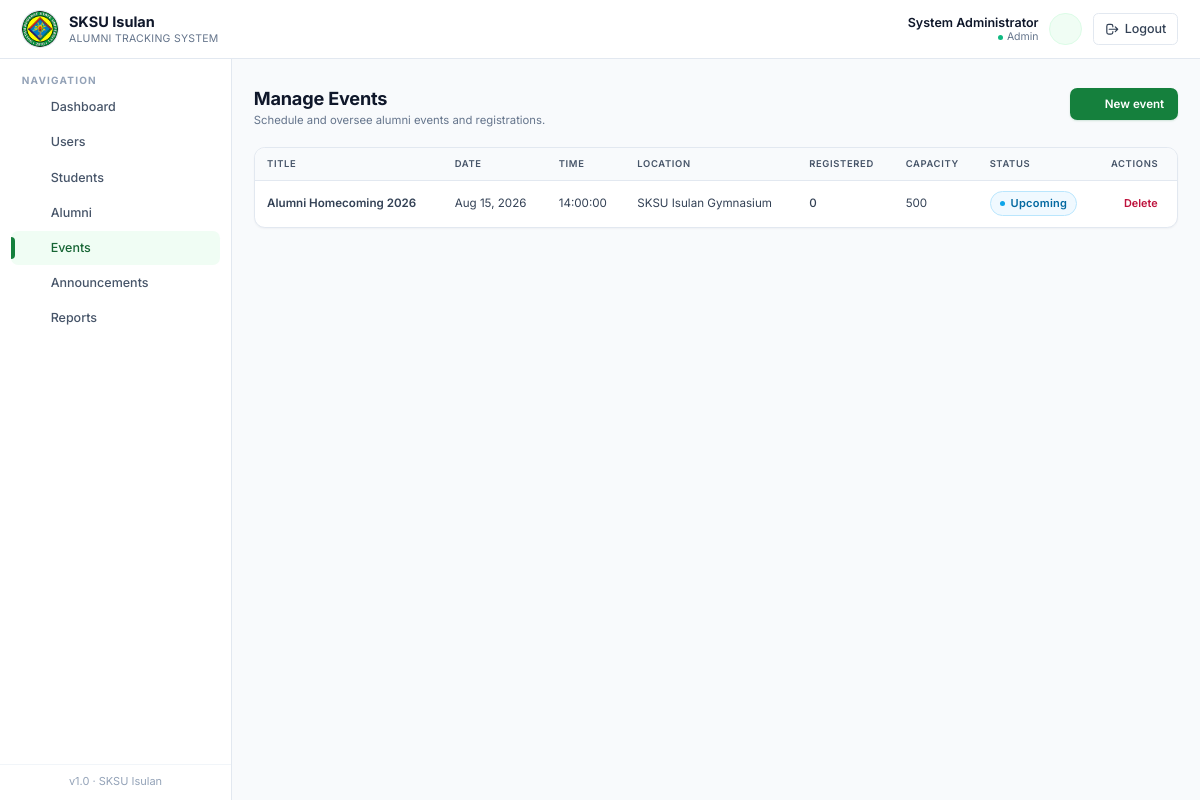
Page /pages/admin/events.php (signed in) on the committed database.
### tables this page shows
CREATE TABLE `events` (
  `id` int(11) NOT NULL,
  `title` varchar(150) NOT NULL,
  `description` text DEFAULT NULL,
  `event_date` date NOT NULL,
  `event_time` time NOT NULL,
  `location` varchar(150) DEFAULT NULL,
  `capacity` int(11) DEFAULT 0,
  `created_by` int(11) DEFAULT NULL,
  `status` enum('upcoming','ongoing','completed','cancelled') DEFAULT 'upcoming',
  `created_at` datetime DEFAULT current_timestamp()
);

### includes/db.php (called while the page is built, shortened)
<?php
function db_select($conn, $sql, $types = '', $params = []) {
    $stmt = mysqli_prepare($conn, $sql);
    mysqli_stmt_execute($stmt);
    $result = mysqli_stmt_get_result($stmt);
    $rows = [];
    while ($row = mysqli_fetch_assoc($result)) {
        $rows[] = $row;
    }
    return $rows;
}
function e($value) {
    return htmlspecialchars((string)$value, ENT_QUOTES, 'UTF-8');
}

### pages/admin/events.php (the view, shortened to what this page needs)
<?php
require_once __DIR__ . '/../../includes/auth.php';
require_once __DIR__ . '/../../includes/helpers.php';
$all_rows = db_select($conn, "SELECT e.*, (SELECT COUNT(*) FROM event_registrations er WHERE er.event_id=e.id) AS registered FROM events e ORDER BY e.id ASC");
$pg = paginate($all_rows, 10);
$rows = $pg['rows'];
include __DIR__ . '/../../templates/header.php';
include __DIR__ . '/../../templates/sidebar.php';
?>
<main class="flex-1 px-4 sm:px-6 py-8">
  <div class="page-head">
    <div>
      <h1>Manage Events</h1>
      <p class="subtitle">Schedule and oversee alumni events and registrations.</p>
    </div>
    <button type="button" class="btn-primary" data-modal-open="eventModal">
      <?= icon('plus','w-4 h-4') ?>
      New event
    </button>
  </div>
  <div class="table-wrap has-pagination overflow-x-auto">
    <table class="table-clean">
      <thead>
        <tr>
          <th class="pl-6">Title</th>
          <th>Date</th>
          <th>Time</th>
          <th>Location</th>
          <th>Registered</th>
          <th>Capacity</th>
          <th>Status</th>
          <th class="pr-6 text-right">Actions</th>
        </tr>
      </thead>
      <tbody>
        <?php foreach ($rows as $ev): ?>
          <tr>
            <td class="pl-6 font-semibold text-ink-900" data-label="Title"><?= e($ev['title']) ?></td>
            <td class="text-ink-700" data-label="Date"><?= fmt_date($ev['event_date']) ?></td>
            <td class="text-ink-600" data-label="Time"><?= e($ev['event_time']) ?></td>
            <td class="text-ink-600" data-label="Location"><?= e($ev['location']) ?></td>
            <td class="text-ink-700 font-medium" data-label="Registered"><?= (int)$ev['registered'] ?></td>
            <td class="text-ink-600" data-label="Capacity"><?= (int)$ev['capacity'] ?: '' ?></td>
            <td data-label="Status"><?= status_badge($ev['status']) ?></td>
            <td class="pr-6 text-right" data-label="Actions">
              <a href="<?= APP_URL ?>/actions/admin_delete_event.php?id=<?= (int)$ev['id'] ?>"
                 data-confirm="Delete this event?"
                 class="text-xs font-semibold text-rose-700 hover:bg-rose-50 px-2 py-1 rounded-md">Delete</a>
            </td>
          </tr>
        <?php endforeach; ?>
      </tbody>
    </table>
  </div>
</main>
<?php include __DIR__ . '/../../templates/footer.php'; ?>

### includes/helpers.php (shortened to what this page needs)
<?php
require_once __DIR__ . '/icons.php';
function fmt_date($date) {
    return date('M d, Y', strtotime($date));
}
function status_badge($status) {
    $status = strtolower((string)$status);
    $map = [
        'pending'        => ['bg-amber-50',   'text-amber-700',   'border-amber-200',   '#f59e0b'],
        'approved'       => ['bg-emerald-50', 'text-emerald-700', 'border-emerald-200', '#10b981'],
        'rejected'       => ['bg-rose-50',    'text-rose-700',    'border-rose-200',    '#f43f5e'],
        'active'         => ['bg-emerald-50', 'text-emerald-700', 'border-emerald-200', '#10b981'],
        'inactive'       => ['bg-slate-100',  'text-slate-700',   'border-slate-200',   '#94a3b8'],
        'paid'           => ['bg-emerald-50', 'text-emerald-700', 'border-emerald-200', '#10b981'],
        'refunded'       => ['bg-sky-50',     'text-sky-700',     'border-sky-200',     '#0ea5e9'],
        'scheduled'      => ['bg-sky-50',     'text-sky-700',     'border-sky-200',     '#0ea5e9'],
        'attended'       => ['bg-emerald-50', 'text-emerald-700', 'border-emerald-200', '#10b981'],
        'cancelled'      => ['bg-rose-50',    'text-rose-700',    'border-rose-200',    '#f43f5e'],
        'employed'       => ['bg-emerald-50', 'text-emerald-700', 'border-emerald-200', '#10b981'],
        'unemployed'     => ['bg-rose-50',    'text-rose-700',    'border-rose-200',    '#f43f5e'],
        'self-employed'  => ['bg-indigo-50',  'text-indigo-700',  'border-indigo-200',  '#6366f1'],
        'further studies'=> ['bg-violet-50',  'text-violet-700',  'border-violet-200',  '#8b5cf6'],
        'upcoming'       => ['bg-sky-50',     'text-sky-700',     'border-sky-200',     '#0ea5e9'],
        'ongoing'        => ['bg-amber-50',   'text-amber-700',   'border-amber-200',   '#f59e0b'],
        'completed'      => ['bg-emerald-50', 'text-emerald-700', 'border-emerald-200', '#10b981'],
    ];
    [$bg, $tx, $br, $dot] = $map[$status] ?? ['bg-slate-50','text-slate-700','border-slate-200','#94a3b8'];
    $label = e(ucfirst($status));
    return '<span class="inline-flex items-center gap-1.5 px-2.5 py-1 rounded-full text-[11px] font-semibold tracking-wide border '
        . $bg . ' ' . $tx . ' ' . $br . '">'
        . '<span class="w-1.5 h-1.5 rounded-full" style="background:' . $dot . '"></span>'
        . $label . '</span>';
}
function paginate(array $rows, int $per_page = 10, string $param = 'page'): array {
    $total = count($rows);
    $pages = max(1, (int)ceil($total / max(1, $per_page)));
    $page  = max(1, min($pages, (int)($_GET[$param] ?? 1)));
    $start = ($page - 1) * $per_page;
    $slice = array_slice($rows, $start, $per_page);
    return [
        'rows'     => $slice,
        'page'     => $page,
        'pages'    => $pages,
        'total'    => $total,
        'per_page' => $per_page,
        'from'     => $total ? $start + 1 : 0,
        'to'       => $start + count($slice),
        'param'    => $param,
    ];
}

### assets/css/app.css (style rules this page uses)
:root { --crimson-50:#f0fdf4; --crimson-100:#dcfce7; --crimson-200:#bbf7d0; --crimson-300:#86efac; --crimson-400:#4ade80; --crimson-500:#22c55e; --crimson-600:#16a34a; --crimson-700:#15803d; --crimson-800:#166534; --crimson-900:#14532d; --ink-50:#f8fafc; --ink-100:#f1f5f9; --ink-200:#e2e8f0; --ink-300:#cbd5e1; --ink-400:#94a3b8; --ink-500:#64748b; --ink-600:#475569; --ink-700:#334155; --ink-800:#1e293b; --ink-900:#0f172a; }
html { font-size: 14.5px; }
html, body { font-family: 'Inter', ui-sans-serif, system-ui, -apple-system, 'Segoe UI', Roboto, sans-serif; }
body { color: var(--ink-800); background: var(--ink-50); line-height: 1.5; }
.btn-primary, .btn-secondary, .btn-ghost, .btn-danger { display: inline-flex; align-items: center; justify-content: center; gap: 0.45rem; font-weight: 600; font-size: 0.8rem; padding: 0.55rem 0.9rem; border-radius: 0.5rem; transition: background .15s ease, color .15s ease, border-color .15s ease, box-shadow .15s ease, transform .05s ease; border: 1px solid transparent; cursor: pointer; line-height: 1.25; }
.btn-primary { background: var(--crimson-700); color:#fff; box-shadow: 0 1px 2px rgba(21,128,61,0.18); }
.table-clean { width:100%; border-collapse: separate; border-spacing: 0; font-size: 0.8rem; }
.table-clean thead th { background: var(--ink-50); color: var(--ink-600); font-weight: 600; text-align:left; padding: 0.6rem 0.85rem; font-size: 0.65rem; text-transform: uppercase; letter-spacing: 0.07em; border-bottom:1px solid var(--ink-200); white-space: nowrap; }
.table-clean tbody td { padding: 0.7rem 0.85rem; border-bottom:1px solid var(--ink-100); color: var(--ink-700); vertical-align: middle; }
.table-clean tbody tr:last-child td { border-bottom: none; }
.table-clean tbody tr { transition: background .12s ease; }
.table-wrap { background:#fff; border:1px solid var(--ink-200); border-radius: 0.75rem; overflow: hidden; box-shadow: 0 1px 2px rgba(15,23,42,0.04); }
.page-head { display:flex; align-items: flex-start; justify-content: space-between; gap: 1rem; margin-bottom: 1.25rem; flex-wrap: wrap; }
.page-head h1 { font-size: 1.25rem; font-weight: 700; color: var(--ink-900); letter-spacing: -0.01em; line-height: 1.2; }
.page-head .subtitle { font-size: 0.78rem; color: var(--ink-500); margin-top: 0.15rem; }
.table-wrap.has-pagination { border-bottom-left-radius: 0; border-bottom-right-radius: 0; border-bottom: 0; }
.table-wrap.has-pagination:not(:has(+ .pagination)) { border-bottom-left-radius: 0.75rem; border-bottom-right-radius: 0.75rem; border-bottom: 1px solid var(--ink-200); }

### rows in the picture
events: title "Alumni Homecoming 2026", event_date "Aug 15, 2026", event_time "14:00:00", location "SKSU Isulan Gymnasium", registered "0", capacity "500", status "Upcoming"

### other values in the picture
$_SESSION['full_name'] "System Administrator"
$_role "Admin"
$label "Dashboard"
$label "Users"
$label "Students"
$label "Alumni"
$label "Events"
$label "Announcements"
$label "Reports"
